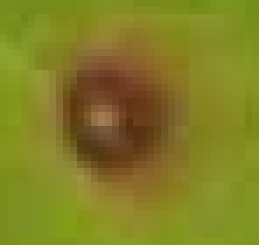
#> input picture 1t.png, 37 x 35 px (shown 7 times larger)
$ python sample.py
#> lines starting #> are read from the running program, lines starting #| are printed output that depends on the picture
import cv2
import numpy as np
import urllib.request

url = "http://192.168.184.214/cam-mid.jpg"

template = cv2.imread('1t.png', 0)
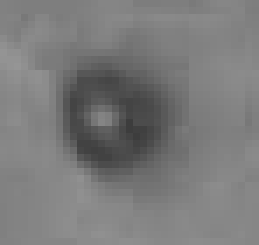
#> template: shape (35, 37) (shown 7 times larger); min 61, max 149, mean 122.4
w, h = template.shape[::-1]
#> w = 37; h = 35
tech = cv2.TM_CCOEFF_NORMED

#> (the run stopped early here; a loop or call above may not have finished)

$ run again, with 1.jpeg saved as 1t.png
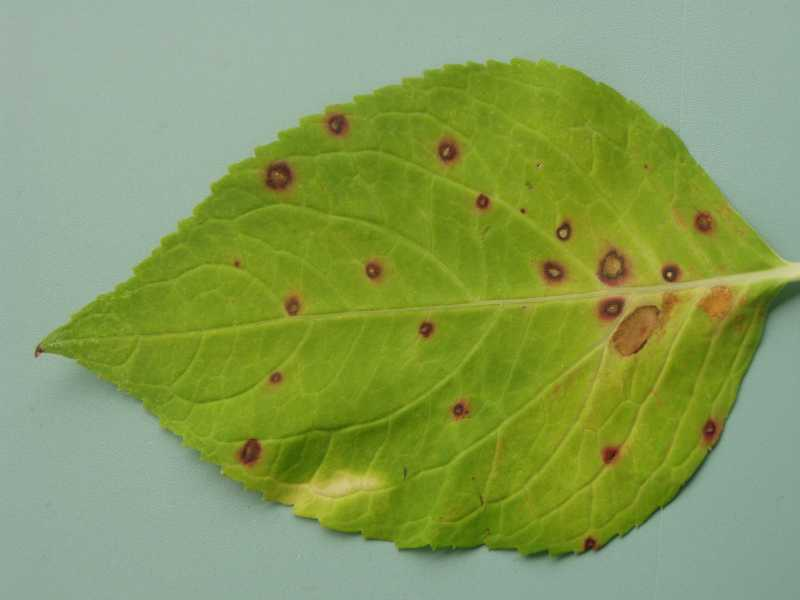
#> input picture 1.jpeg, 800 x 600 px
#> `template = cv2.imread('1t.png', 0)`:
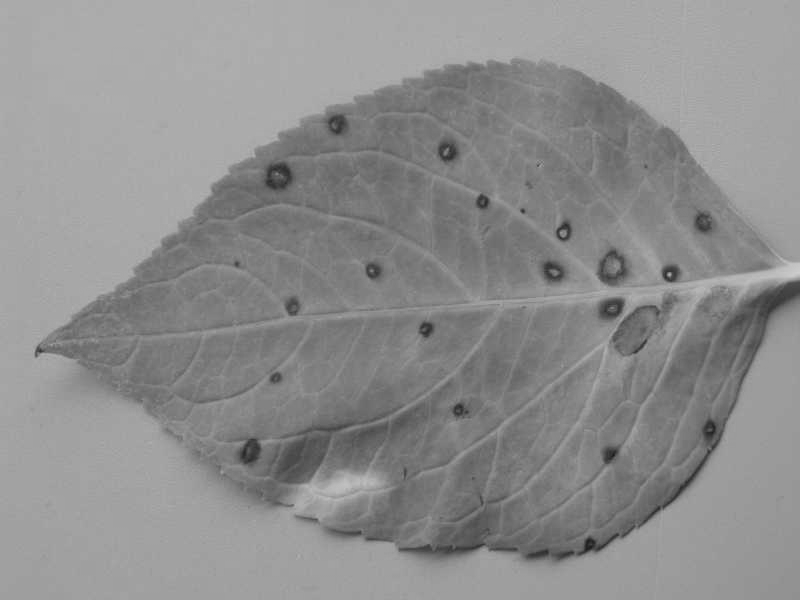
#> template: shape (600, 800); min 25, max 206, mean 142.1
